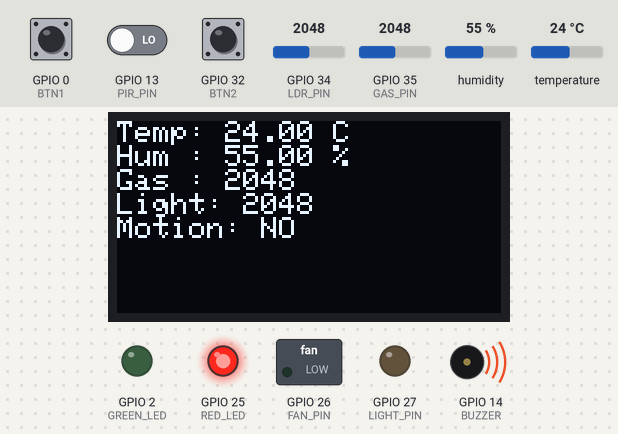
Recording of a sketch running on a simulated ESP32. On the bench: 128×64 one-colour display, switched loads named in the sketch (green lamp = pin HIGH), output pins drawn as LEDs (lit = HIGH), buzzer (waves = sounding). Inputs (shaded band) come from the test bench; at power-on: temperature 24 °C, GPIO 13 (PIR_PIN) LOW, GPIO 35 (GAS_PIN) = 2048, GPIO 34 (LDR_PIN) = 2048, GPIO 0 (BTN1) HIGH, GPIO 32 (BTN2) HIGH, humidity 55 %. WiFi joins after 1.5 s; servers stay silent unless stated; what the sketch prints to the serial monitor is not drawn.

Above: at 2.7 s.
2.8 s: temperature set to 29.4 °C
At 4.8 s:
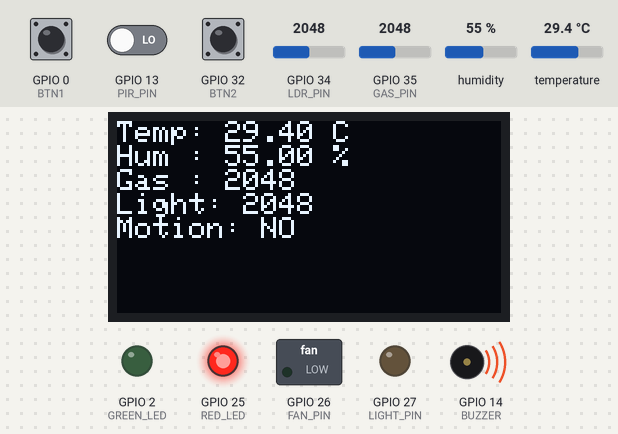
5.1 s: temperature set to 30.8 °C
At 6.2 s:
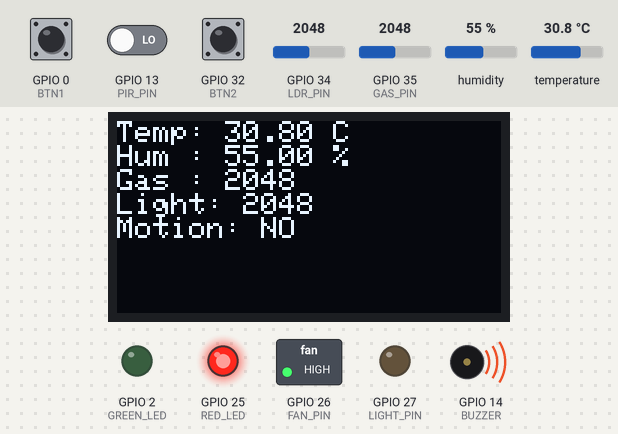
7.2 s: GPIO 13 (PIR_PIN) driven HIGH
At 8.7 s:
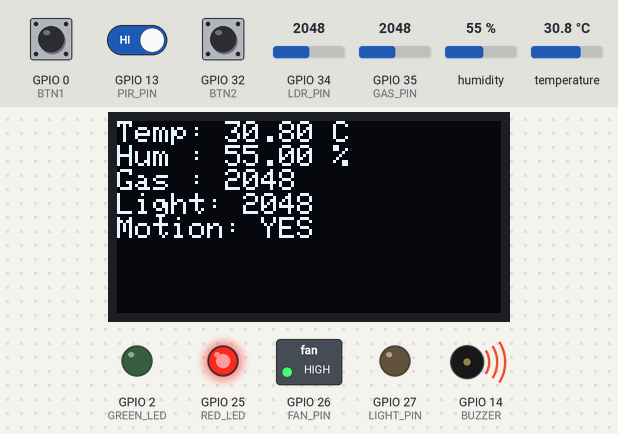
9.2 s: GPIO 35 (GAS_PIN) set to 1927
At 11.0 s:
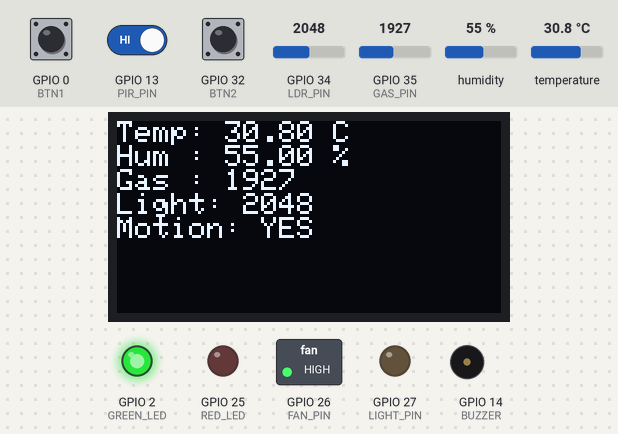
11.3 s: GPIO 34 (LDR_PIN) set to 1529
At 12.4 s:
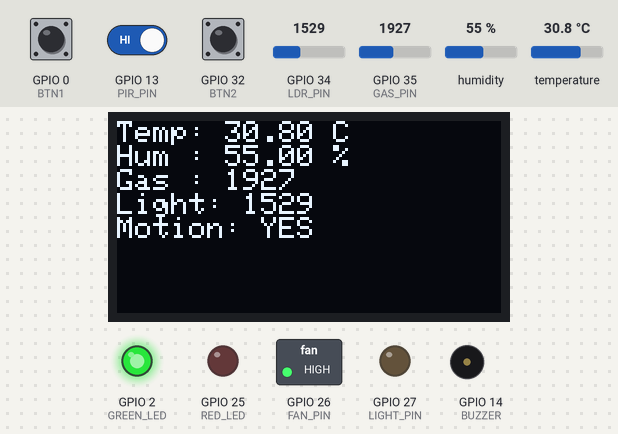
13.3 s: GPIO 34 (LDR_PIN) set to 1442
At 14.8 s:
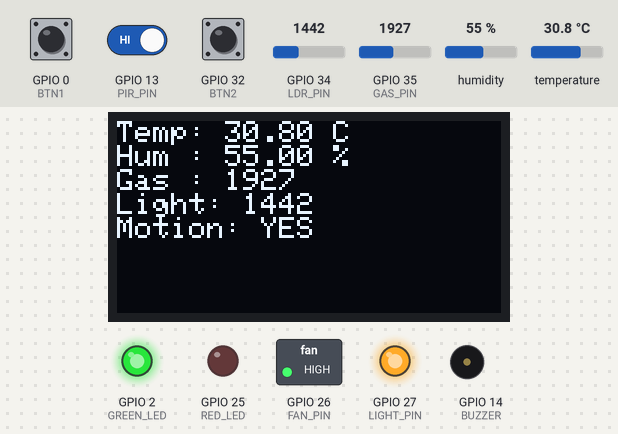
Timing chart, 0 to 16.3 s (numbered marks = the images above; inputs shaded):
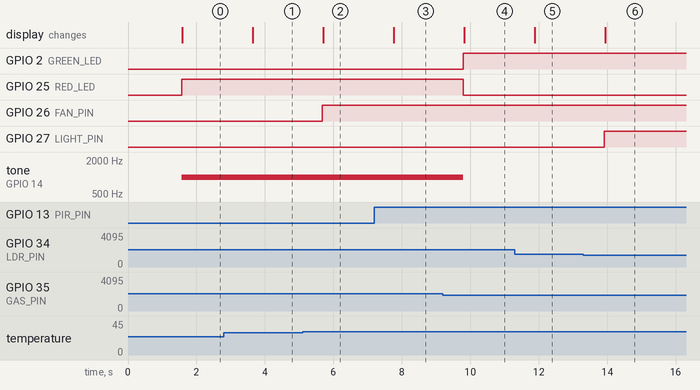

Measured:
- the behaviour switches between 30 and 30.1 °C on temperature (found by bisection; images 1 and 2)
- the behaviour switches between 2001 and 2000 on GPIO 35 (GAS_PIN) (found by bisection; images 3 and 4)
- the behaviour switches between 1500 and 1499 on GPIO 34 (LDR_PIN) (found by bisection; images 5 and 6)
- after the input at 2.8 s, the display: changes after 0.85 s (image 1)
- after the input at 5.1 s, GPIO 26 (FAN_PIN): LOW → HIGH after 0.58 s; the display: changes after 0.61 s (image 2)
- after the input at 7.2 s, the display: changes after 0.56 s (image 3)
- after the input at 9.2 s, GPIO 2 (GREEN_LED): LOW → HIGH after 0.60 s; GPIO 25 (RED_LED): HIGH → LOW after 0.60 s; tone on GPIO 14 (BUZZER): 1000 Hz → silent after 0.60 s; the display: changes after 0.62 s (image 4)
- after the input at 11.3 s, the display: changes after 0.58 s (image 5)
- after the input at 13.3 s, GPIO 27 (LIGHT_PIN): LOW → HIGH after 0.61 s; the display: changes after 0.64 s (image 6)

The sketch:

p10-home-hub.ino
```cpp
#include <WiFi.h>
#include <WebServer.h>
#include <Wire.h>
#include <DHT.h>
#include <Adafruit_GFX.h>
#include <Adafruit_SSD1306.h>

#define SCREEN_WIDTH 128
#define SCREEN_HEIGHT 64
Adafruit_SSD1306 display(SCREEN_WIDTH, SCREEN_HEIGHT, &Wire, -1);

#define DHTPIN 4
#define DHTTYPE DHT22
DHT dht(DHTPIN, DHTTYPE);

#define GAS_PIN 35
#define PIR_PIN 13
#define LDR_PIN 34

#define FAN_PIN 26
#define LIGHT_PIN 27

#define RED_LED 25
#define GREEN_LED 2
#define BUZZER 14

#define BTN1 0
#define BTN2 32

const char* ssid = "Wokwi-GUEST";
const char* password = "";

WebServer server(80);

float temp, hum;
int gasValue;
int ldrValue;
bool motion;

bool fanState = false;
bool lightState = false;

void setup() {
  Serial.begin(115200);

  pinMode(GAS_PIN, INPUT);
  pinMode(PIR_PIN, INPUT);
  pinMode(LDR_PIN, INPUT);

  pinMode(FAN_PIN, OUTPUT);
  pinMode(LIGHT_PIN, OUTPUT);

  pinMode(RED_LED, OUTPUT);
  pinMode(GREEN_LED, OUTPUT);

  pinMode(BUZZER, OUTPUT);

  pinMode(BTN1, INPUT_PULLUP);
  pinMode(BTN2, INPUT_PULLUP);

  dht.begin();

  Wire.begin(21,22);

  display.begin(SSD1306_SWITCHCAPVCC,0x3C);
  display.clearDisplay();
  display.display();

  WiFi.begin(ssid,password);

  while(WiFi.status()!=WL_CONNECTED){
    delay(500);
    Serial.print(".");
  }

  Serial.println("WiFi Connected");
  Serial.println(WiFi.localIP());

  server.on("/",[](){

    String page="<html><body>";
    page+="<h2>Smart Home Dashboard</h2>";
    page+="Temperature: "+String(temp)+" C<br>";
    page+="Humidity: "+String(hum)+" %<br>";
    page+="Gas: "+String(gasValue)+"<br>";
    page+="Light: "+String(ldrValue)+"<br>";
    page+="Motion: "+String(motion)+"<br>";
    page+="</body></html>";

    server.send(200,"text/html",page);

  });

  server.begin();
}void loop() {

  server.handleClient();

  temp = dht.readTemperature();
  hum = dht.readHumidity();

  gasValue = analogRead(GAS_PIN);
  ldrValue = analogRead(LDR_PIN);
  motion = digitalRead(PIR_PIN);

  // Button 1 - Fan
  if (digitalRead(BTN1) == LOW) {
    fanState = !fanState;
    digitalWrite(FAN_PIN, fanState);
    delay(300);
  }

  // Button 2 - Light
  if (digitalRead(BTN2) == LOW) {
    lightState = !lightState;
    digitalWrite(LIGHT_PIN, lightState);
    delay(300);
  }

  // Automatic Fan Control
  if (temp > 30) {
    digitalWrite(FAN_PIN, HIGH);
  }

  // Automatic Light Control
  if (ldrValue < 1500) {
    digitalWrite(LIGHT_PIN, HIGH);
  } else {
    digitalWrite(LIGHT_PIN, LOW);
  }

  // Gas Detection
  if (gasValue > 2000) {
    digitalWrite(RED_LED, HIGH);
    digitalWrite(GREEN_LED, LOW);
    tone(BUZZER, 1000);
  } else {
    digitalWrite(RED_LED, LOW);
    digitalWrite(GREEN_LED, HIGH);
    noTone(BUZZER);
  }

  // Motion Detection
  if (motion) {
    Serial.println("Motion Detected!");
  }

  // OLED Display
  display.clearDisplay();
  display.setTextSize(1);
  display.setTextColor(SSD1306_WHITE);

  display.setCursor(0,0);
  display.print("Temp: ");
  display.print(temp);
  display.println(" C");

  display.print("Hum : ");
  display.print(hum);
  display.println(" %");

  display.print("Gas : ");
  display.println(gasValue);

  display.print("Light: ");
  display.println(ldrValue);

  display.print("Motion: ");
  if (motion)
    display.println("YES");
  else
    display.println("NO");

  display.display();

  Serial.print("Temp: ");
  Serial.print(temp);
  Serial.print("  Hum: ");
  Serial.print(hum);
  Serial.print("  Gas: ");
  Serial.print(gasValue);
  Serial.print("  LDR: ");
  Serial.print(ldrValue);
  Serial.print("  Motion: ");
  Serial.println(motion);

  delay(1000);
}
```
